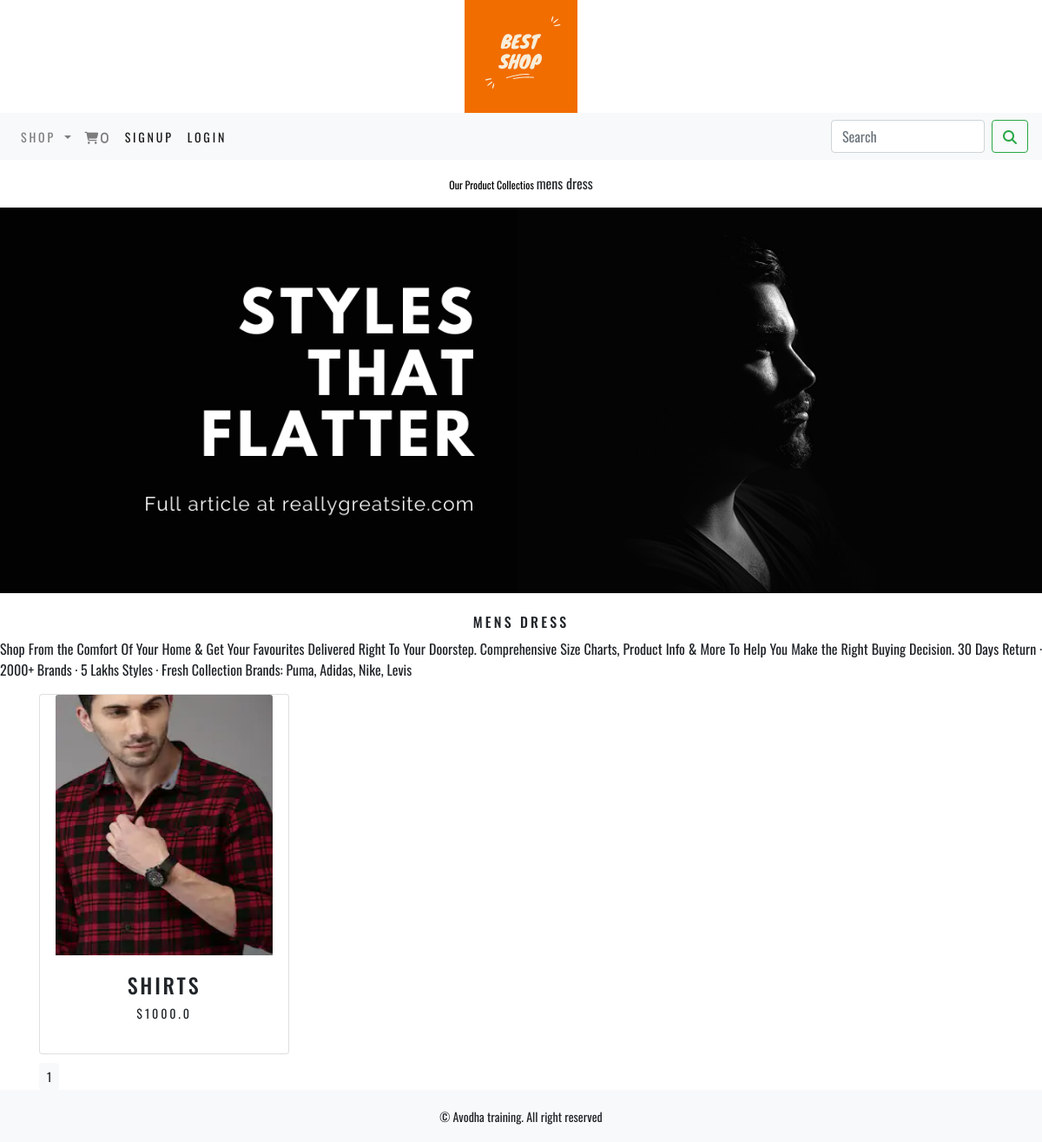
The page /ecommerceapp/mens-dress/ on the database its author committed.
### ecommerceapp/models.py (models this page shows, shortened)
class category(models.Model):
    name = models.CharField(max_length=250, unique=True)
    slug = models.SlugField(max_length=250, unique=True)
    desc = models.TextField(blank=True)
    image = models.ImageField(upload_to="category", blank=True)
    class Meta:
        ordering = ('name',)
        verbose_name = 'category'
        verbose_name_plural = 'categories'
    def get_url(self):
        return reverse("ecommerceapp:products_by_category", args=[self.slug])

class product(models.Model):
    name = models.CharField(max_length=250, unique=True)
    slug = models.SlugField(max_length=250, unique=True)
    desc = models.TextField(blank=True)
    image = models.ImageField(upload_to="Product", blank=True)
    category = models.ForeignKey(category, on_delete=models.CASCADE)
    price = models.FloatField()
    stock = models.IntegerField()
    available = models.BooleanField(default=True)
    created = models.DateTimeField(auto_now=True)
    class Meta:
        ordering = ('name',)
        verbose_name = 'product'
        verbose_name_plural = 'products'
    def get_url(self):
        return reverse("ecommerceapp:ProdCatDetail",args=[self.category.slug,self.slug])

### ecommerceapp/views.py (the view)
# urls.py: path('',views.allProdCat,name="allProdCat"),
def allProdCat(request, c_slug=None):
    global products
    c_page = None
    products_list = None
    if c_slug != None:
        c_page = get_object_or_404(category, slug=c_slug)
        products_list = product.objects.filter(category=c_page, available=True)
    else:
        products_list = product.objects.all().filter(available=True)
    paginator = Paginator(products_list, 3)
    try:
        page = int(request.GET.get('page', '1'))
    except:
        page = 1
    try:
        products = paginator.page(page)
    except(EmptyPage, InvalidPage):
        products = paginator.page(paginator.num_pages)
    return render(request, "category.html", {'category': c_page, 'products': products})

### cart/context_processors.py (called while the page is built)
def counter(request):
    item_count = 0
    if 'admin' in request.path:
        return {}
    else:
        try:
            cart = Cart.objects.filter(cart_id=_cart_id(request))
            cart_items = CartItem.objects.all().filter(cart=cart[:1])
            for cart_item in cart_items:
                item_count+=cart_item.quantity
        except Cart.DoesNotExit:
            item_count = 0
        return dict(item_count=item_count)

### cart/views.py (called while the page is built)
def _cart_id(request):
    cart = request.session.session_key
    print(cart)
    if not cart:
        cart = request.session.create()
    return cart

### ecommerceapp/context_processors.py (called while the page is built)
def menu_links(request):
    links = category.objects.all()
    return dict(links=links)

### templates/category.html (shortened to what this page needs)
{% extends 'base.html' %}
{% load static %}
{% block content %}
    {% if category %}
        <div class="row my_row_class">
            <div class="mx-auto">
                <p><a href="{% url 'ecommerceapp:allProdCat' %}">Our Product Collectios </a>{{ category.name }}</p>
            </div>
        </div>
    {% endif %}
<div class="mx-auto">
    {% if category %}
        <img class="my_image" src="{{category.image.url}}" alt="{{category.name}}">
</div><br>
<div>
    <h1 class="text-center my_title">{{category.name}}</h1>
    <p class="text-justify">{{category.desc}}</p>
</div>
{% endif %}
<div class="container">
    <div class="row max-auto">
        {% for product in products.object_list %}
        <div class="my_bottom_margin col-9 col-sm-12 col-md-4 col-lg-4">
            <div class="card text-center" style="width: 18rem;">
                <a href="{{product.get_url}}"><img src="{{product.image.url}}" style="height:300px;width:250px;" class="card-img-top my_image" alt="{{product.name}}"></a>
                <div class="card-body">
                    <h4>{{product.name}}</h4>
                    <p>${{product.price}}</p>
                </div>
            </div>
        </div>
        {% endfor %}
     </div>
    <div class="mx-auto">
        {% for pg in products.paginator.page_range %}
        <a href="?page={{pg}}" class="btn btn-light btn-sm {% if products.number == pg %} activate {% endif %}">{{pg}}</a>
        {% endfor %}
    </div>
 </div>
{% endblock %}

### static/css/custom.css (style rules this page uses)
body { font-family: 'Oswald', sans-serif; }
.my_row_class { padding-top:15px; }
.my_row_class .mx-auto p a { color:#000; font-size:12px; text-decoration:none; }
.my_image { width:100%; height:auto; }
.my_title { font-size:16px; text-transform:uppercase; letter-spacing:.2em; }
.my_bottom_margin { margin-bottom:10px; }
.card-body { font-size:14px; text-transform:uppercase; letter-spacing:.2em; }

### rows shown on the page
category: name "mens dress", image (picture), name "MENS DRESS", desc "Shop From the Comfort Of Your Home & Get Your Favourites Delivered Right To Your Doorstep. Comprehensive Size Charts, Product Info & More To Help You Make the Right Buying Decision. 30 Days Return · 2000+ Brands · 5 Lakhs Styles · Fresh Collection Brands: Puma, Adidas, Nike, Levis"
product: image (picture), name "SHIRTS", price "1000.0"

### other values the page prints
{{ item_count }} "0"
{{ pg }} "1"
